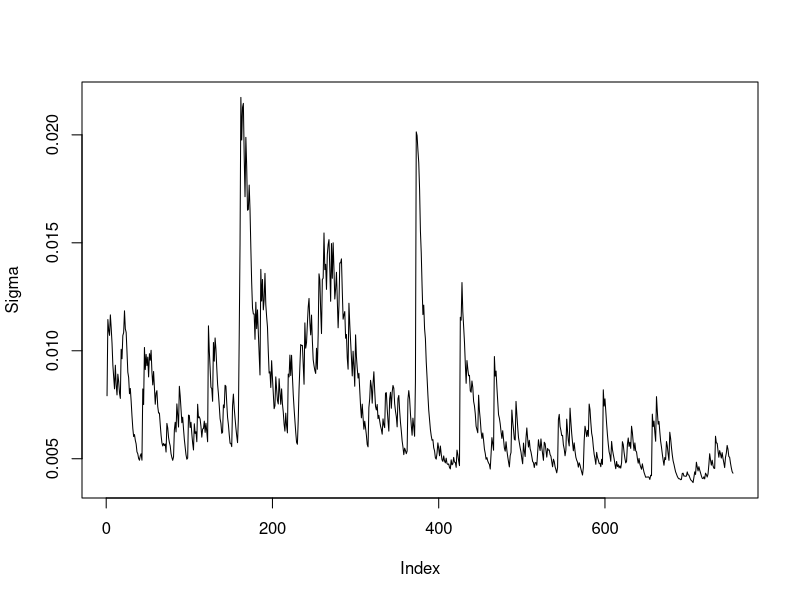
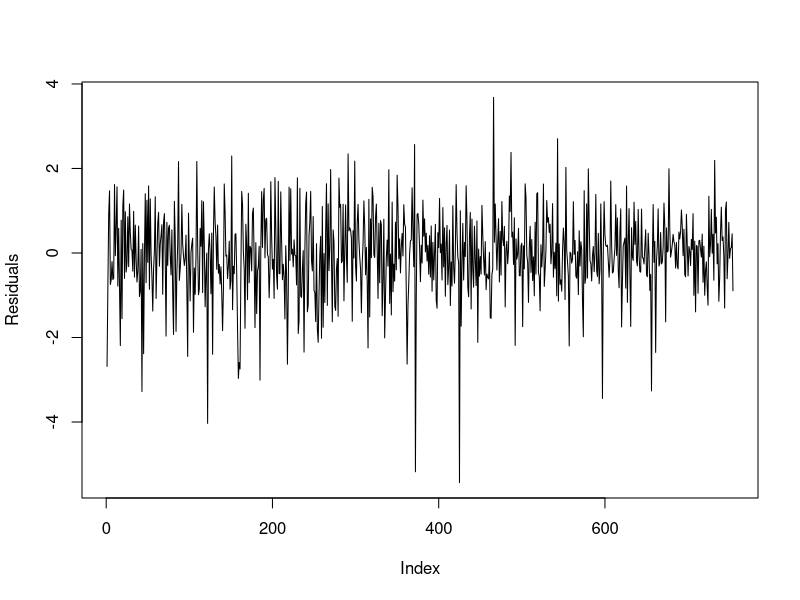
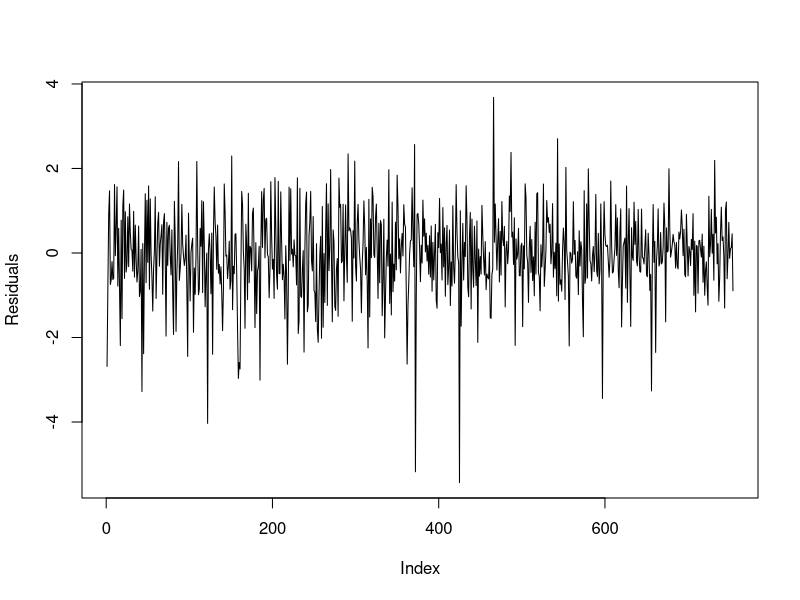
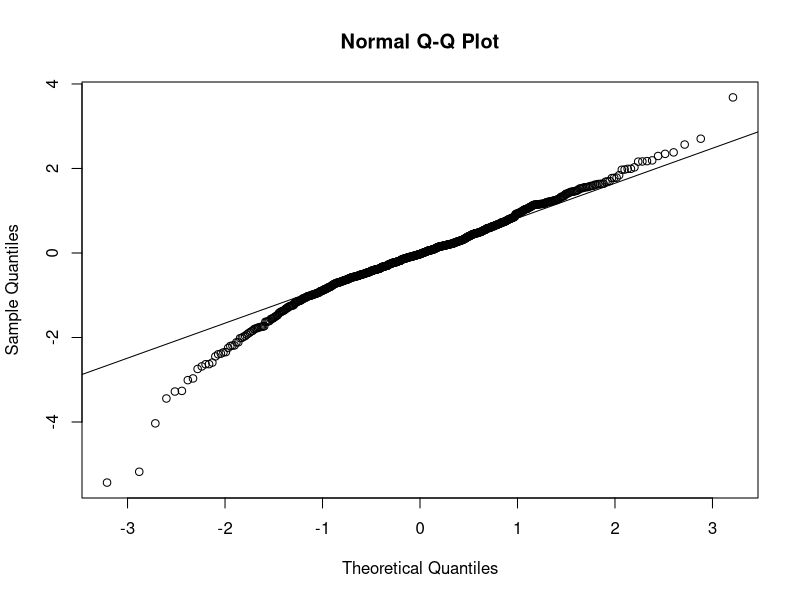
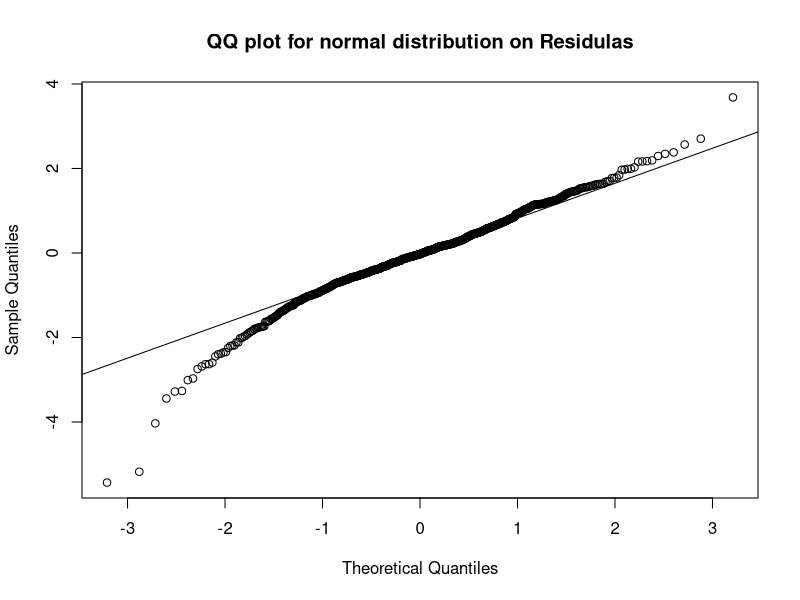
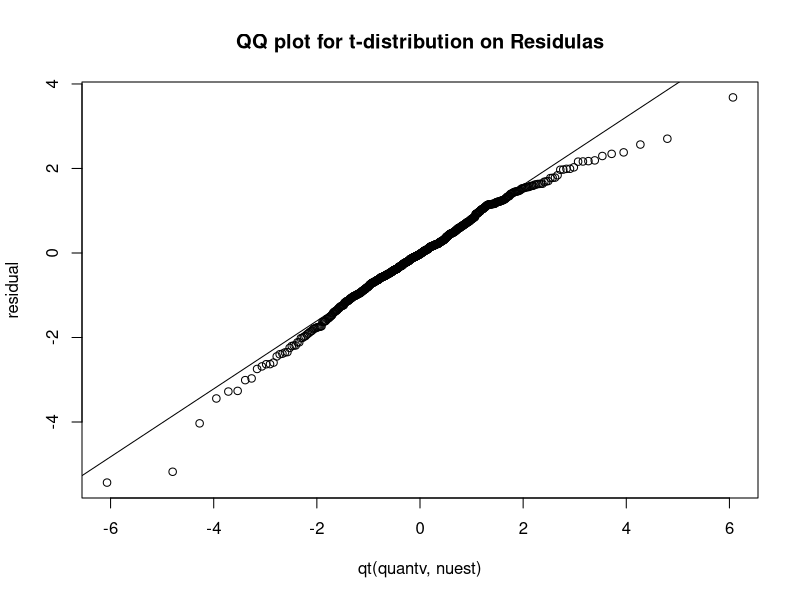

Source code (R) for these figures, in order:
## ---- chunk 1
knitr::opts_chunk$set(echo = TRUE)
## ---- chunk 2
library(fGarch)
X = read.csv("NYA-2015-2017.csv",header=TRUE)
log_return = diff(log(X$Adj.Close))
log_return.ts = ts(data=log_return, start=c(2015,1), frequency=252,names="logret")
NYA_garch = garchFit(~garch(1,1),data=log_return.ts,cond.dist = c("norm"),include.mean=TRUE,algorithm = c("nlminb"),hessian = c("ropt"))
summary(NYA_garch)
half_life = ceiling(1-log(2)/log(NYA_garch@fit$par[3]+NYA_garch@fit$par[4]))
## ---- chunk 3
plot(NYA_garch@sigma.t,type="l",ylab="Sigma")
plot(NYA_garch@residuals/NYA_garch@sigma.t,type="l",ylab="Residuals")
## ---- chunk 4
plot(NYA_garch@residuals/NYA_garch@sigma.t,type="l",ylab="Residuals")
qqnorm(NYA_garch@residuals/NYA_garch@sigma.t)
qqline(NYA_garch@residuals/NYA_garch@sigma.t)
summary(NYA_garch)
## ---- chunk 5
library(mnormt)
library(MASS)
residual = NYA_garch@residuals/NYA_garch@sigma.t
df = seq(2,10,0.01)
n = length(df)
loglik_max = rep(0,n)
for (i in 1:n){
  fit = cov.trob(residual, nu=df[i])
  mu = fit$center
  sigma = fit$cov
  loglik_max[i] = sum(log(dmt(residual,mean=fit$center,S=fit$cov,df=df[i])))
}
nuest = df[which.max(loglik_max)]
N = length(residual)
quantv = (1/N)*seq(0.5,N-0.5,1)
qqnorm(NYA_garch@residuals/NYA_garch@sigma.t,main="QQ plot for normal distribution on Residulas")
qqline(NYA_garch@residuals/NYA_garch@sigma.t)
qqplot(qt(quantv,nuest),residual, main="QQ plot for t-distribution on Residulas")
qqline(residual, distribution = function(p) qt(p,nuest), prob=c(0.1,0.9),col=1)
## ---- chunk 6
pred = predict(NYA_garch,n.ahead=1)
rVaR_norm = 1-exp(qnorm(0.005,pred$meanForecast,pred$standardDeviation))
rVaR_t = 1-exp(pred$meanForecast+pred$standardDeviation*sqrt(nuest-2/nuest)*qt(0.005,nuest))
rVaR_norm
rVaR_t
## ---- chunk 7
NYA_garch = garchFit(~garch(1,1),data=log_return.ts,cond.dist = c("norm"),include.mean = TRUE,algorithm = c("nlminb"),hessian = c("ropt"))
summary(NYA_garch)

## ---- chunk 8
NYA_ar1garch=garchFit(~arma(1,0)+garch(1,1),data=log_return.ts,cond.dist=c("norm"),include.mean=TRUE,algorithm=c("nlminb"),hessian=c("ropt"))
summary(NYA_ar1garch)
## ---- chunk 9
NYA_garch_t = garchFit(~garch(1,1),data=log_return.ts,cond.dist = c("std"),include.mean = TRUE,algorithm = c("nlminb"),hessian = c("ropt"))
summary(NYA_garch_t)
